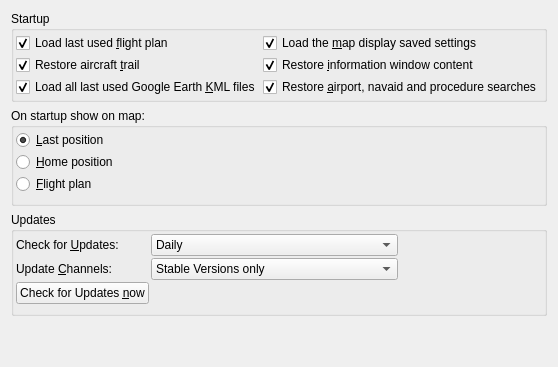
      <widget class="QWidget" name="stackedWidgetOptionsPage1">
       <layout class="QGridLayout" name="gridLayout">
        <item row="8" column="0" colspan="2">
         <widget class="QGroupBox" name="groupBoxOptionsStartupShowMap">
          <property name="title">
           <string>On startup show on map:</string>
          </property>
          <property name="alignment">
           <set>Qt::AlignLeading|Qt::AlignLeft|Qt::AlignTop</set>
          </property>
          <layout class="QVBoxLayout" name="verticalLayout_3">
           <property name="spacing">
            <number>2</number>
           </property>
           <property name="leftMargin">
            <number>2</number>
           </property>
           <property name="topMargin">
            <number>2</number>
           </property>
           <property name="rightMargin">
            <number>2</number>
           </property>
           <item>
            <widget class="QRadioButton" name="radioButtonOptionsStartupShowLast">
             <property name="toolTip">
              <string>Show last used map position on startup.</string>
             </property>
             <property name="text">
              <string>&amp;Last position</string>
             </property>
             <property name="checked">
              <bool>true</bool>
             </property>
            </widget>
           </item>
           <item>
            <widget class="QRadioButton" name="radioButtonOptionsStartupShowHome">
             <property name="toolTip">
              <string>Show the map home position after startup.</string>
             </property>
             <property name="text">
              <string>&amp;Home position</string>
             </property>
            </widget>
           </item>
           <item>
            <widget class="QRadioButton" name="radioButtonOptionsStartupShowFlightplan">
             <property name="toolTip">
              <string>Center the last used flight plan on the map on startup.</string>
             </property>
             <property name="text">
              <string>&amp;Flight plan</string>
             </property>
            </widget>
           </item>
          </layout>
         </widget>
        </item>
        <item row="9" column="0" colspan="2">
         <widget class="QGroupBox" name="groupBoxOptionsUpdate">
          <property name="title">
           <string>Updates</string>
          </property>
          <layout class="QGridLayout" name="gridLayout_16">
           <property name="leftMargin">
            <number>2</number>
           </property>
           <property name="topMargin">
            <number>2</number>
           </property>
           <property name="rightMargin">
            <number>2</number>
           </property>
           <property name="bottomMargin">
            <number>9</number>
           </property>
           <property name="spacing">
            <number>2</number>
           </property>
           <item row="0" column="1">
            <widget class="QComboBox" name="comboBoxOptionsStartupUpdateRate">
             <property name="toolTip">
              <string>How often to check for updates on startup.</string>
             </property>
             <property name="currentIndex">
              <number>0</number>
             </property>
             <item>
              <property name="text">
               <string>Daily</string>
              </property>
             </item>
             <item>
              <property name="text">
               <string>Weekly</string>
              </property>
             </item>
             <item>
              <property name="text">
               <string>Never / Manual</string>
              </property>
             </item>
            </widget>
           </item>
           <item row="1" column="1">
            <widget class="QComboBox" name="comboBoxOptionsStartupUpdateChannels">
             <property name="toolTip">
              <string>Select the update channels to check.</string>
             </property>
             <item>
              <property name="text">
               <string>Stable Versions only</string>
              </property>
             </item>
             <item>
              <property name="text">
               <string>Stable and Beta Versions</string>
              </property>
             </item>
             <item>
              <property name="text">
               <string>Stable, Beta and Development Versions</string>
              </property>
             </item>
            </widget>
           </item>
           <item row="0" column="0">
            <widget class="QLabel" name="labelOptionsStartupUpdateRate">
             <property name="text">
              <string>Check for &amp;Updates:</string>
             </property>
             <property name="buddy">
              <cstring>comboBoxOptionsStartupUpdateRate</cstring>
             </property>
            </widget>
           </item>
           <item row="1" column="0">
            <widget class="QLabel" name="labelOptionsStartupUpdateChannels">
             <property name="text">
              <string>Update &amp;Channels:</string>
             </property>
             <property name="buddy">
              <cstring>comboBoxOptionsStartupUpdateChannels</cstring>
             </property>
            </widget>
           </item>
           <item row="2" column="0">
            <widget class="QPushButton" name="pushButtonOptionsStartupCheckUpdate">
             <property name="text">
              <string>Check for Updates &amp;now</string>
             </property>
            </widget>
           </item>
           <item row="0" column="2">
            <spacer name="horizontalSpacer_2">
             <property name="orientation">
              <enum>Qt::Horizontal</enum>
             </property>
             <property name="sizeHint" stdset="0">
              <size>
               <width>40</width>
               <height>20</height>
              </size>
             </property>
            </spacer>
           </item>
          </layout>
         </widget>
        </item>
        <item row="10" column="0">
         <spacer name="verticalSpacer_6">
          <property name="orientation">
           <enum>Qt::Vertical</enum>
          </property>
          <property name="sizeHint" stdset="0">
           <size>
            <width>20</width>
            <height>40</height>
           </size>
          </property>
         </spacer>
        </item>
        <item row="0" column="0" colspan="2">
         <widget class="QGroupBox" name="groupBox_9">
          <property name="title">
           <string>Startup</string>
          </property>
          <layout class="QGridLayout" name="gridLayout_17">
           <property name="leftMargin">
            <number>2</number>
           </property>
           <property name="topMargin">
            <number>2</number>
           </property>
           <property name="rightMargin">
            <number>2</number>
           </property>
           <property name="bottomMargin">
            <number>2</number>
           </property>
           <property name="spacing">
            <number>2</number>
           </property>
           <item row="1" column="0">
            <widget class="QCheckBox" name="checkBoxOptionsStartupLoadTrail">
             <property name="toolTip">
              <string>Load the last flight trail flown</string>
             </property>
             <property name="text">
              <string>Restore aircraft &amp;trail</string>
             </property>
             <property name="checked">
              <bool>true</bool>
             </property>
            </widget>
           </item>
           <item row="2" column="0">
            <widget class="QCheckBox" name="checkBoxOptionsStartupLoadKml">
             <property name="text">
              <string>Load all last used Google Earth &amp;KML files</string>
             </property>
             <property name="checked">
              <bool>true</bool>
             </property>
            </widget>
           </item>
           <item row="0" column="0">
            <widget class="QCheckBox" name="checkBoxOptionsStartupLoadRoute">
             <property name="text">
              <string>Load last used &amp;flight plan</string>
             </property>
             <property name="checked">
              <bool>true</bool>
             </property>
            </widget>
           </item>
           <item row="0" column="1">
            <widget class="QCheckBox" name="checkBoxOptionsStartupLoadMapSettings">
             <property name="toolTip">
              <string>Load the last used map display settings (airport, VOR, etc.) at startup. Otherwise goes back to default settings on startup.</string>
             </property>
             <property name="text">
              <string>Load the &amp;map display saved settings</string>
             </property>
             <property name="checked">
              <bool>true</bool>
             </property>
            </widget>
           </item>
           <item row="1" column="1">
            <widget class="QCheckBox" name="checkBoxOptionsStartupLoadInfoContent">
             <property name="toolTip">
              <string>Restore all information window tabs with airport, navaid and other information</string>
             </property>
             <property name="text">
              <string>Restore &amp;information window content</string>
             </property>
             <property name="checked">
              <bool>true</bool>
             </property>
            </widget>
           </item>
           <item row="2" column="1">
            <widget class="QCheckBox" name="checkBoxOptionsStartupLoadSearch">
             <property name="toolTip">
              <string>Restore the search settings in airport, navaid and procedure search tabs</string>
             </property>
             <property name="text">
              <string>Restore &amp;airport, navaid and procedure searches</string>
             </property>
             <property name="checked">
              <bool>true</bool>
             </property>
            </widget>
           </item>
          </layout>
         </widget>
        </item>
       </layout>
      </widget>
